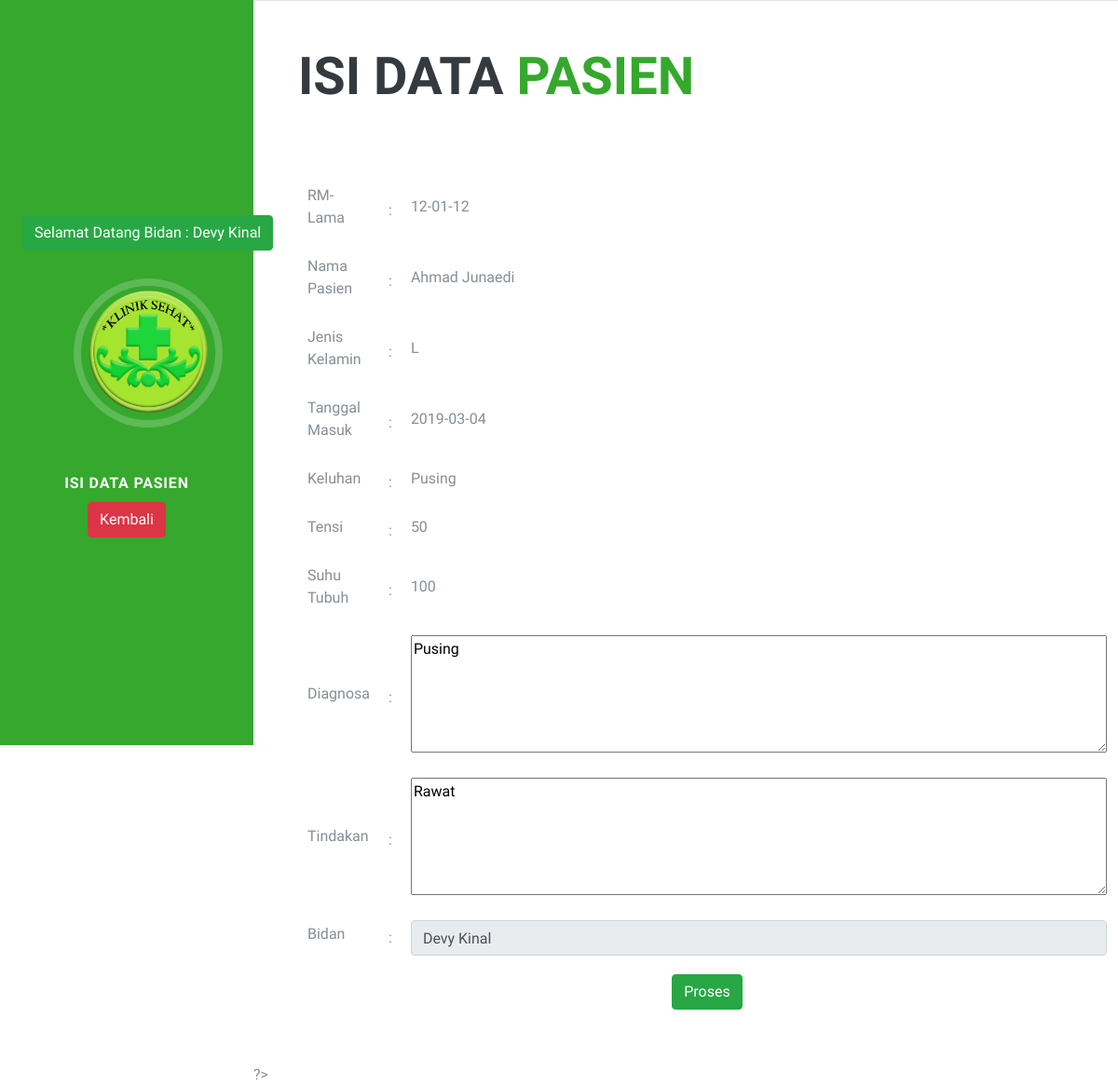
Page /insert_bidan.php?id=2 (signed in) on the earlier database version.
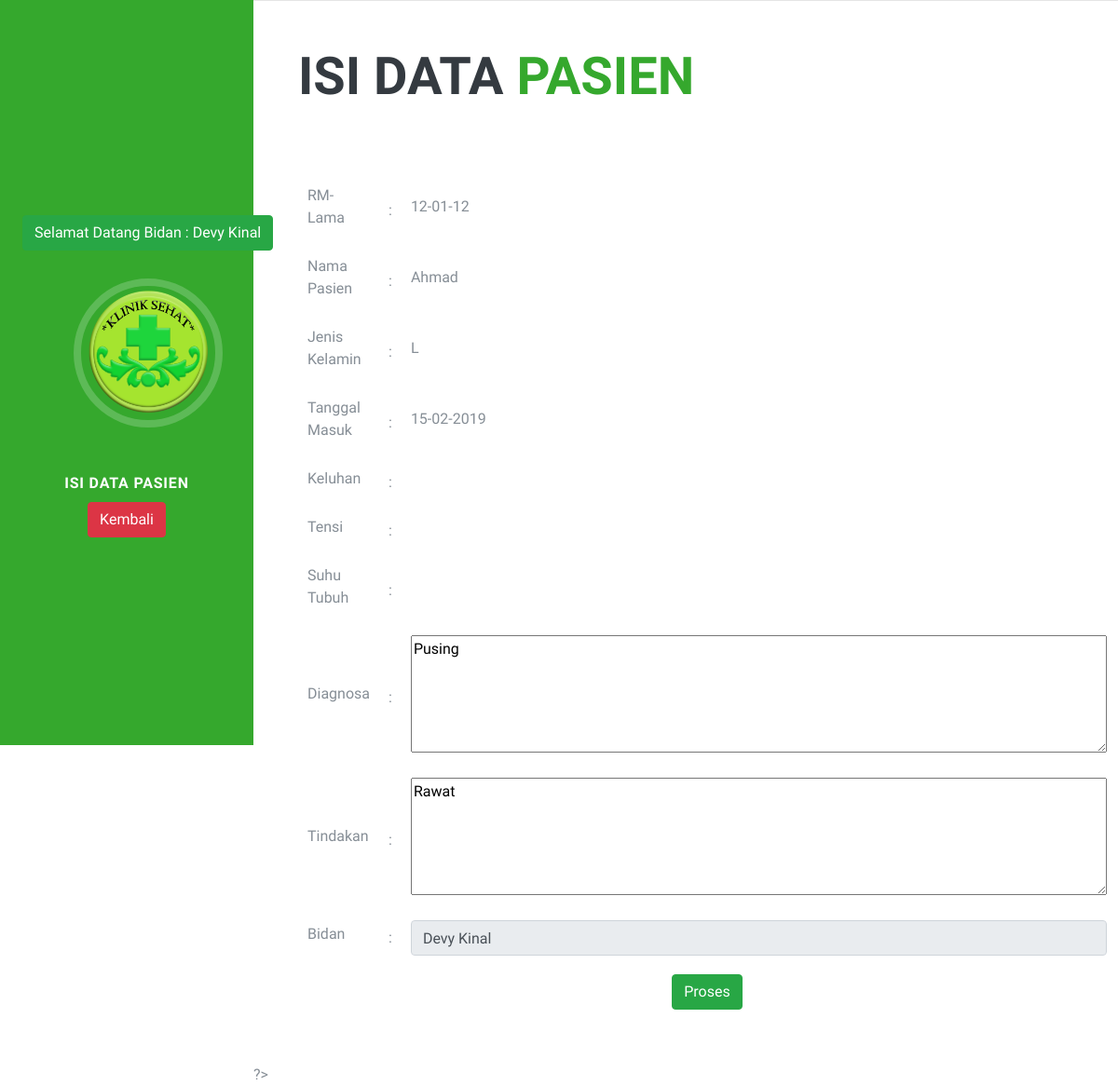
Same page on the later database version.
### tables this page shows
CREATE TABLE `tb_rekam_medis` (
  `id` int(11) NOT NULL,
  `rm_lama` varchar(20) NOT NULL,
  `no_bpjs` varchar(20) NOT NULL,
  `nama_pasien` varchar(500) NOT NULL,
  `usia` varchar(5) NOT NULL,
  `jk` varchar(10) NOT NULL,
  `alamat` varchar(500) NOT NULL,
  `tgl_masuk` varchar(100) NOT NULL,
  `no_hp` varchar(12) NOT NULL,
  `keluhan` varchar(500) NOT NULL,
  `suhu` varchar(500) NOT NULL,
  `tensi` varchar(500) NOT NULL,
  `tindakan` varchar(500) NOT NULL,
  `diagnosa` varchar(500) NOT NULL,
  `penjamin` varchar(500) NOT NULL,
  `poli` varchar(500) NOT NULL,
  `petugas` varchar(500) NOT NULL,
  `dokter` varchar(500) NOT NULL
);

### insert_bidan.php (the view, shortened to what the changed rows need)
<!DOCTYPE html>
<html lang="en">
<?php include "koneksi.php"; ?>
  <head>
    <?php
      $id  = $_GET['id'];
     ?>
    <link href="vendor/bootstrap/css/bootstrap.min.css" rel="stylesheet">
    <link href="vendor/fontawesome-free/css/all.min.css" rel="stylesheet">
    <link href="css/resume.min.css" rel="stylesheet">
  </head>
  <body id="page-top">
    <div class="container-fluid p-0">
      <section class="resume-section p-3 p-lg-5 d-flex flex-column" id="isidata">
        <div class="my-auto">
          <h2 class="mb-5">Isi Data  <span style="color:#35a82d" > Pasien </span></h2>
        <form class="" action="" method="post">
          <br>
          <?php
          $sql = "SELECT * FROM tb_rekam_medis WHERE id = '$id'";
          $result = mysqli_query($conn,$sql);
          while ($row = $result->fetch_assoc()) {
           ?>
           <form class="" action="" method="post">
          <table cellspacing="0" cellpadding="10">
            <tr>
              <td>
                <label for="">RM-Lama</label>
              </td>
              <td>
                :
              </td>
              <td>
                <label for=""><?php echo $row['rm_lama']; ?></label>
              </td>
            </tr>
            <tr>
              <td>
                <label for="">Nama Pasien</label>
              </td>
              <td>
                :
              </td>
              <td>
                <label for=""><?php echo $row['nama_pasien']; ?></label>
              </td>
            </tr>
            <tr>
              <td>
                <label for="">Jenis Kelamin</label>
              </td>
              <td>
                :
              </td>
              <td>
                <label for=""><?php echo $row['jk']; ?></label>
              </td>
            </tr>
            <tr>
              <td>
                <label for="">Tanggal Masuk</label>
              </td>
              <td>
                :
              </td>
              <td>
                <label for=""><?php echo $row['tgl_masuk']; ?></label>
              </td>
            </tr>
            <tr>
              <td>
                <label for="">Keluhan</label>
              </td>
              <td>
                :
              </td>
              <td>
                <label for=""><?php echo $row['keluhan']; ?></label>
              </td>
            </tr>
            <tr>
              <td>
                <label for="">Tensi</label>
              </td>
              <td>
                :
              </td>
              <td>
                <label for=""><?php echo $row['tensi']; ?></label>
              </td>
            </tr>
            <tr>
              <td>
                <label for="">Suhu Tubuh</label>
              </td>
              <td>
                :
              </td>
              <td>
                <label for=""><?php echo $row['suhu']; ?></label>
              </td>
            </tr>
            <tr>
              <td>
                <label for="">Diagnosa</label>
              </td>
              <td>
                :
              </td>
              <td>
                <textarea name="diagnosa" rows="5" cols="80"><?php echo $row['diagnosa']; ?></textarea>
              </td>
            </tr>
            <tr>
            <tr>
              <td>
                <label for="">Tindakan</label>
              </td>
              <td>
                :
              </td>
              <td>
                <textarea name="tindakan" rows="5" cols="80"><?php echo $row['tindakan']; ?></textarea>
              </td>
            </tr>
              <td>
                <label for="">Bidan</label>
              </td>
              <td>
                :
              </td>
              <td>
                  <?php
                  $user1 = $_SESSION['username'];
                  $result_user1  = mysqli_query($conn, "SELECT nama FROM tb_bidan WHERE username = '$user1'");
                  while ($row = $result_user1->fetch_assoc()) {
                    ?> <input type="text" class="form-control" readonly name="dokter" value="<?php echo $row['nama']; ?>"> <?php
                  }
                   ?>
                </td>
            </tr>
            <tr>
              <td colspan="3">
                <center>
                <input type="submit" name="insert_bidan" class="btn btn-success" value="Proses">
              </center>
              </td>
            </tr>
          </table><?php } ?></form>
        </div>
      </section>
  </body>
</html>

Differences in the rows shown:
changed tb_rekam_medis "Pusing": nama_pasien "Ahmad Junaedi" → "Ahmad"; tgl_masuk "2019-03-04" → "15-02-2019"; keluhan "Pusing" → (not shown); tensi "50" → (not shown); suhu "100" → (not shown)
